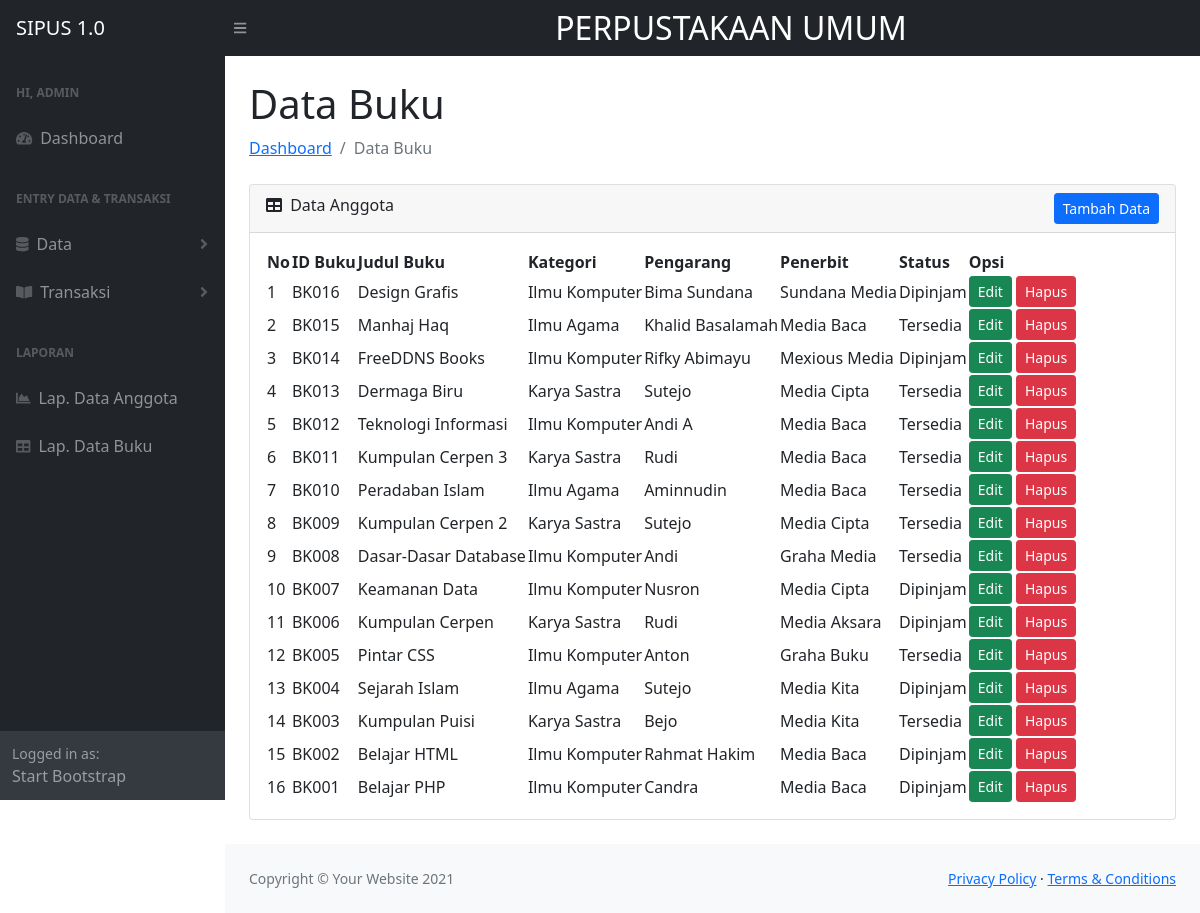
Page /index.php?p=buku on the committed database.
### tables this page shows
CREATE TABLE `tbbuku` (
  `idbuku` varchar(5) NOT NULL,
  `judulbuku` varchar(50) NOT NULL,
  `kategori` varchar(50) NOT NULL,
  `pengarang` varchar(40) NOT NULL,
  `penerbit` varchar(40) NOT NULL,
  `status` varchar(10) NOT NULL
);

### pages/buku.php (the view, shortened to what this page needs)
<main>
    <div class="container-fluid px-4">
        <h1 class="mt-4">Data Buku</h1>
        <ol class="breadcrumb mb-4">
            <li class="breadcrumb-item"><a href="../sipus2/index.php">Dashboard</a></li>
            <li class="breadcrumb-item active">Data Buku</li>
        </ol>
        <div class="card mb-4">
            <div class="card-header">
                <div class="row">
                    <div class="col-auto me-auto">
                        <i class="fas fa-table me-1"></i>
                        Data Anggota
                    </div>
                    <div class="col-auto">
                        <button type="button" class="btn btn-primary btn-sm" data-bs-toggle="modal"
                            data-bs-target="#exampleModal">
                            Tambah Data
                        </button>
                    </div>
                </div>
            </div>
            <div class="card-body">
                <table id="datatablesSimple">
                    <thead>
                        <tr>
                            <th>No</td>
                            <th>ID Buku</th>
                            <th>Judul Buku</th>
                            <th>Kategori</th>
                            <th>Pengarang</th>
                            <th>Penerbit</th>
                            <th>Status</th>
                            <th>Opsi</th>
                        </tr>
                    </thead>
                    <?php
                    $sql = "SELECT * FROM tbbuku ORDER BY idbuku DESC";
                    $q_tampil_buku = mysqli_query($db, $sql);
                    $nomor = 1;
                    while ($r_tampil_buku = mysqli_fetch_array($q_tampil_buku)) {
                    ?>
                    <tr>
                        <td><?php echo $nomor++; ?></td>
                        <td><?php echo $r_tampil_buku['idbuku']; ?></td>
                        <td><?php echo $r_tampil_buku['judulbuku']; ?></td>
                        <td><?php echo $r_tampil_buku['kategori']; ?></td>
                        <td><?php echo $r_tampil_buku['pengarang']; ?></td>
                        <td><?php echo $r_tampil_buku['penerbit']; ?></td>
                        <td><?php echo $r_tampil_buku['status']; ?></td>
                        <td>
                            <a class="btn btn-success btn-sm"
                                href="index.php?p=buku-edit&id=<?php echo $r_tampil_buku['idbuku']; ?>"
                                class="tombol">Edit</a>
                            <a class="btn btn-danger btn-sm"
                                href="proses/buku-hapus.php?id=<?php echo $r_tampil_buku['idbuku']; ?>" class="tombol"
                                onclick="return confirm('Apakah anda yakin ingin menghapus data ini?')">Hapus</a>
                        </td>
                    </tr>
                    <?php } ?>
                </table>
            </div>
        </div>
    </div>
</main>

### rows in the picture
tbbuku: idbuku "BK016", judulbuku "Design Grafis", kategori "Ilmu Komputer", pengarang "Bima Sundana", penerbit "Sundana Media", status "Dipinjam"
tbbuku: idbuku "BK015", judulbuku "Manhaj Haq", kategori "Ilmu Agama", pengarang "Khalid Basalamah", penerbit "Media Baca", status "Tersedia"
tbbuku: idbuku "BK014", judulbuku "FreeDDNS Books", kategori "Ilmu Komputer", pengarang "Rifky Abimayu", penerbit "Mexious Media", status "Dipinjam"
tbbuku: idbuku "BK013", judulbuku "Dermaga Biru", kategori "Karya Sastra", pengarang "Sutejo", penerbit "Media Cipta", status "Tersedia"
tbbuku: idbuku "BK012", judulbuku "Teknologi Informasi", kategori "Ilmu Komputer", pengarang "Andi A", penerbit "Media Baca", status "Tersedia"
tbbuku: idbuku "BK011", judulbuku "Kumpulan Cerpen 3", kategori "Karya Sastra", pengarang "Rudi", penerbit "Media Baca", status "Tersedia"
tbbuku: idbuku "BK010", judulbuku "Peradaban Islam", kategori "Ilmu Agama", pengarang "Aminnudin", penerbit "Media Baca", status "Tersedia"
tbbuku: idbuku "BK009", judulbuku "Kumpulan Cerpen 2", kategori "Karya Sastra", pengarang "Sutejo", penerbit "Media Cipta", status "Tersedia"
tbbuku: idbuku "BK008", judulbuku "Dasar-Dasar Database", kategori "Ilmu Komputer", pengarang "Andi", penerbit "Graha Media", status "Tersedia"
tbbuku: idbuku "BK007", judulbuku "Keamanan Data", kategori "Ilmu Komputer", pengarang "Nusron", penerbit "Media Cipta", status "Dipinjam"
tbbuku: idbuku "BK006", judulbuku "Kumpulan Cerpen", kategori "Karya Sastra", pengarang "Rudi", penerbit "Media Aksara", status "Dipinjam"
tbbuku: idbuku "BK005", judulbuku "Pintar CSS", kategori "Ilmu Komputer", pengarang "Anton", penerbit "Graha Buku", status "Tersedia"
tbbuku: idbuku "BK004", judulbuku "Sejarah Islam", kategori "Ilmu Agama", pengarang "Sutejo", penerbit "Media Kita", status "Dipinjam"
tbbuku: idbuku "BK003", judulbuku "Kumpulan Puisi", kategori "Karya Sastra", pengarang "Bejo", penerbit "Media Kita", status "Tersedia"
tbbuku: idbuku "BK002", judulbuku "Belajar HTML", kategori "Ilmu Komputer", pengarang "Rahmat Hakim", penerbit "Media Baca", status "Dipinjam"
tbbuku: idbuku "BK001", judulbuku "Belajar PHP", kategori "Ilmu Komputer", pengarang "Candra", penerbit "Media Baca", status "Dipinjam"
